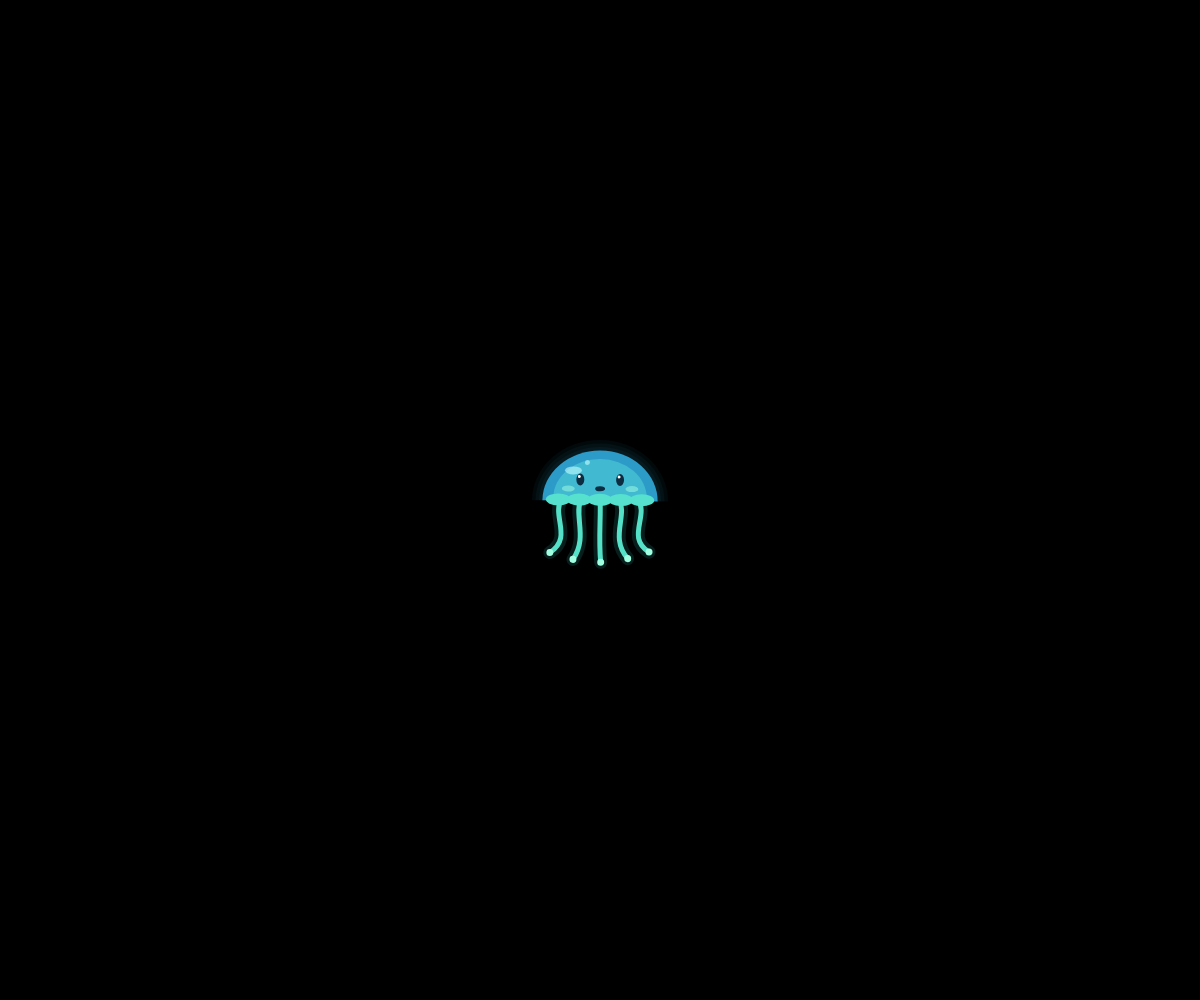
Frame 1 (no input)
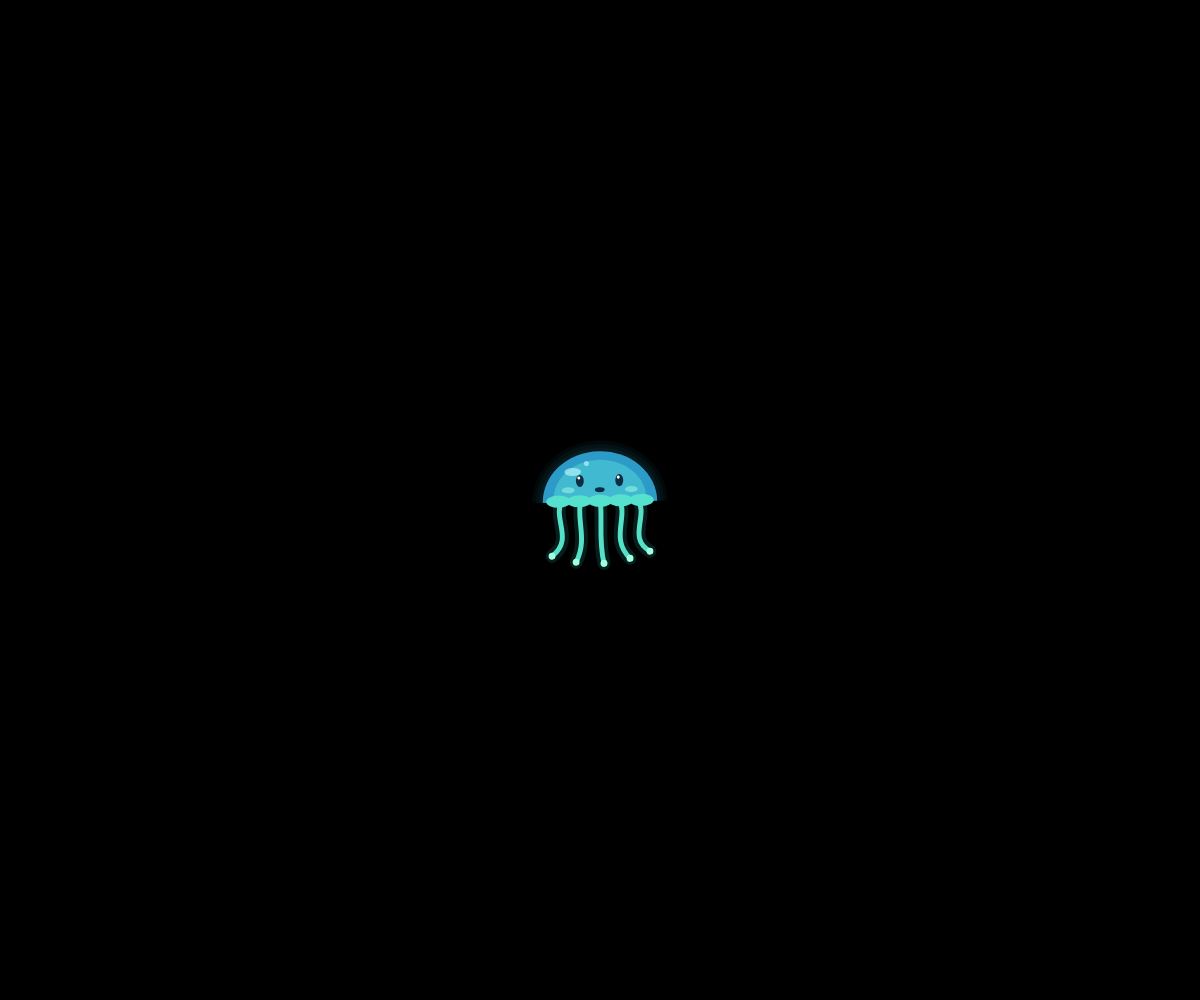
Frame 60 (no input)
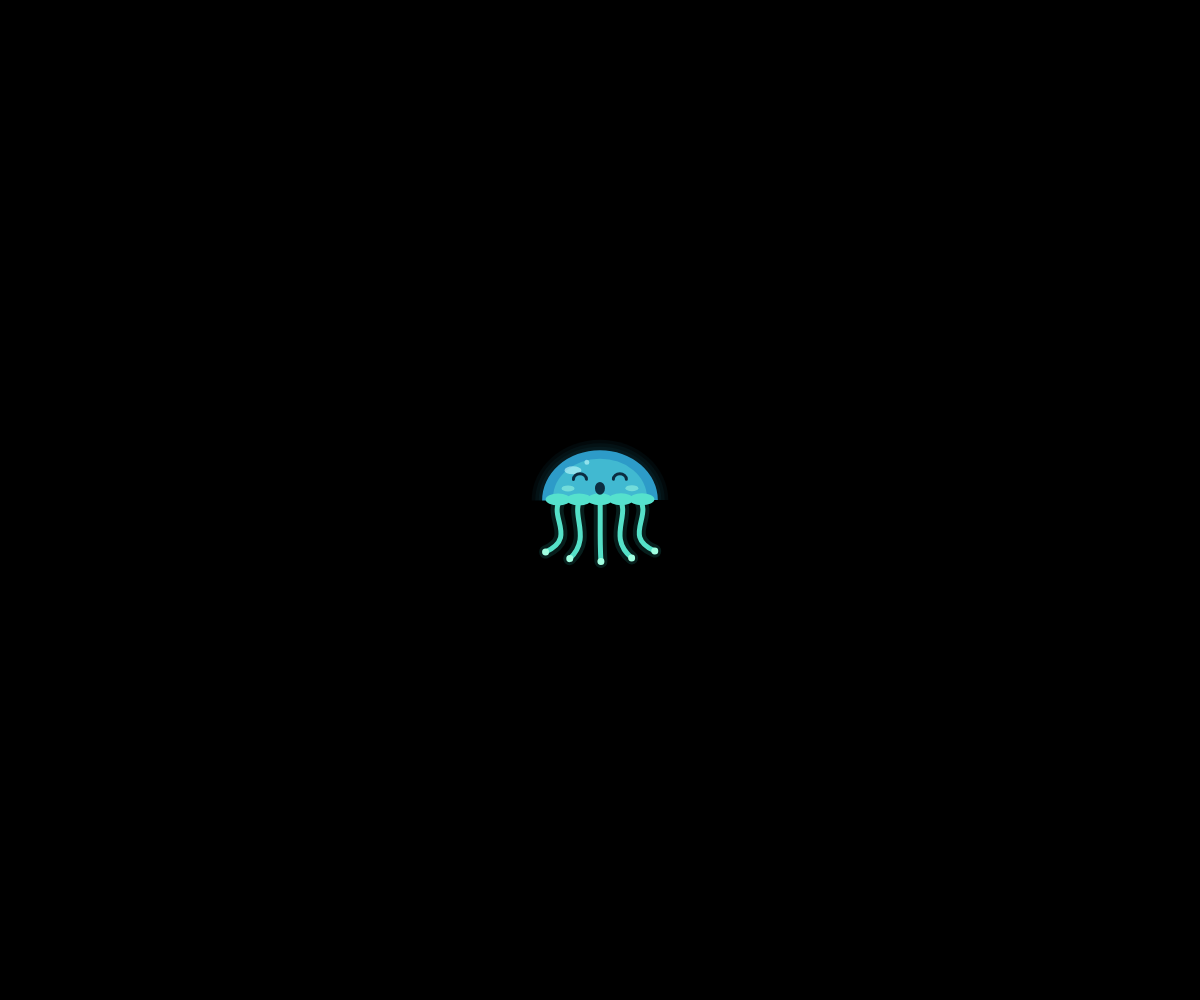
Frame 120 (the mouse pressed at the canvas centre since frame 60)

The p5.js sketch that drew these frames (run headless with seeded random() and noise() and a simulated clock; from frame 60 on, the mouse is pressed at the canvas centre):

// p5.js sketch
// ── sketch.js
/*
  Check our the GOAL and the RULES of this exercise at the bottom of this file.
  
  After that, follow these steps before you start coding:

  1. rename the dancer class to reflect your name (line 35).
  2. adjust line 20 to reflect your dancer's name, too.
  3. run the code and see if a square (your dancer) appears on the canvas.
  4. start coding your dancer inside the class that has been prepared for you.
  5. have fun.
*/

let dancer;

function setup() {
  createCanvas(windowWidth, windowHeight);

  dancer = new SallyDancer(width / 2, height / 2);
}

function draw() {
  background(0);

  dancer.update();
  dancer.display();
}

class SallyDancer {
  constructor(startX, startY) {
    this.x = startX;
    this.y = startY;

    this.time = 0;
    this.energy = 0;
    this.bounce = 0;
    this.tilt = 0;
    this.stretch = 1;
    this.speed = random(0.04, 0.06);
  }
  update() {
    let distance = dist(mouseX, mouseY, this.x, this.y);
    let targetEnergy = distance < 130 ? 1 : 0;

    this.energy = lerp(this.energy, targetEnergy, 0.05);
    this.time += this.speed + this.energy * 0.07;

    this.bounce = sin(this.time * 2) * 8;
    this.tilt = sin(this.time) * 0.18;
    this.stretch = 1 + sin(this.time * 2) * 0.06;
  }
  display() {
    push();
    translate(this.x, this.y + this.bounce);
    rotate(this.tilt);
    scale(1 / this.stretch, this.stretch);


    // tentacles
    noFill();

    for (let i = -2; i <= 2; i++) {
      let x = i * 19;

      // swaying
      let wave = sin(this.time * 2 + i * 0.8);
      let swing = wave * (12 + this.energy * 5);
      let tipY = 54 + cos(this.time * 2 + i) * 7;

      // light
      stroke(50, 220, 200, 35);
      strokeWeight(13);

      bezier(
        x, -3,
        x + swing, 15,
        x - swing, 36,
        x + swing, tipY
      );

      // tentacle body
      stroke(85, 225, 200);
      strokeWeight(5);

      bezier(
        x, -3,
        x + swing, 15,
        x - swing, 36,
        x + swing, tipY
      );

      // tentacle tip
      noStroke();
      fill(160, 255, 225);
      circle(x + swing, tipY, 7);
      noFill();
    }

    // halo
    noStroke();

    for (let glow = 3; glow >= 1; glow--) {
      fill(45, 190, 220, 12);

      arc(
        0, 0,
        116 + glow * 7,
        100 + glow * 7,
        PI, TWO_PI, CHORD
      );
    }

    // body
    fill(45, 155, 200);
    arc(0, 0, 116, 100, PI, TWO_PI, CHORD);

    // transparent jelly part
    fill(90, 225, 220, 110);
    arc(0, -3, 94, 77, PI, TWO_PI, CHORD);

    // highlight
    fill(200, 255, 255, 150);
    ellipse(-27, -30, 17, 8);
    circle(-13, -38, 5);

    // wavy bottom
    fill(85, 225, 205);

    for (let i = -2; i <= 2; i++) {
      ellipse(i * 21, -1, 25, 12);
    }

    // eyes
    stroke(12, 45, 65);
    strokeWeight(3);
    noFill();

    if (this.energy > 0.5) {
      arc(-20, -21, 13, 11, PI, TWO_PI);
      arc(20, -21, 13, 11, PI, TWO_PI);
    } else {
      noStroke();
      fill(12, 45, 65);
      ellipse(-20, -21, 8, 12);
      ellipse(20, -21, 8, 12);

      fill(255);
      circle(-21, -24, 3);
      circle(19, -24, 3);
    }

    // blush
    noStroke();
    fill(150, 245, 225, 150);
    ellipse(-32, -12, 13, 6);
    ellipse(32, -12, 13, 6);

    // mouth
    fill(12, 45, 65);
    ellipse(0, -12, 10, 5 + this.energy * 8);

    pop();
  }
}

/*
GOAL:
The goal is for you to write a class that produces a dancing being/creature/object/thing. In the next class, your dancer along with your peers' dancers will all dance in the same sketch that your instructor will put together. 

RULES:
For this to work you need to follow one rule: 
  - Only put relevant code into your dancer class; your dancer cannot depend on code outside of itself (like global variables or functions defined outside)
  - Your dancer must perform by means of the two essential methods: update and display. Don't add more methods that require to be called from outside (e.g. in the draw loop).
  - Your dancer will always be initialized receiving two arguments: 
    - startX (currently the horizontal center of the canvas)
    - startY (currently the vertical center of the canvas)
  beside these, please don't add more parameters into the constructor function 
  - lastly, to make sure our dancers will harmonize once on the same canvas, please don't make your dancer bigger than 200x200 pixels. 
*/
